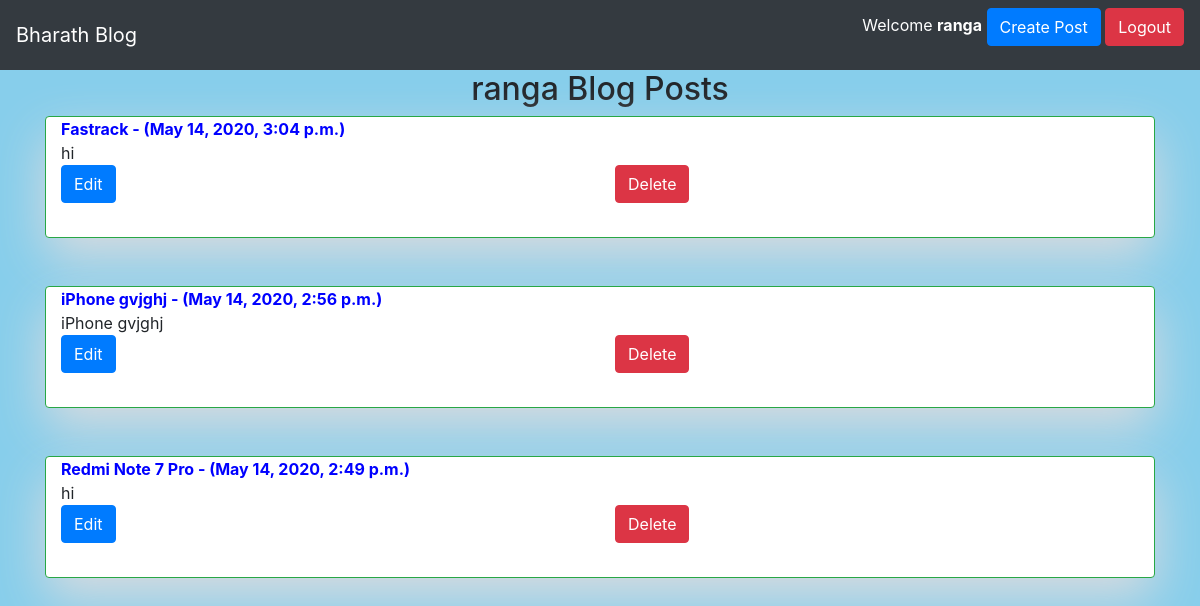
The page / (signed in) on the database as committed earlier.
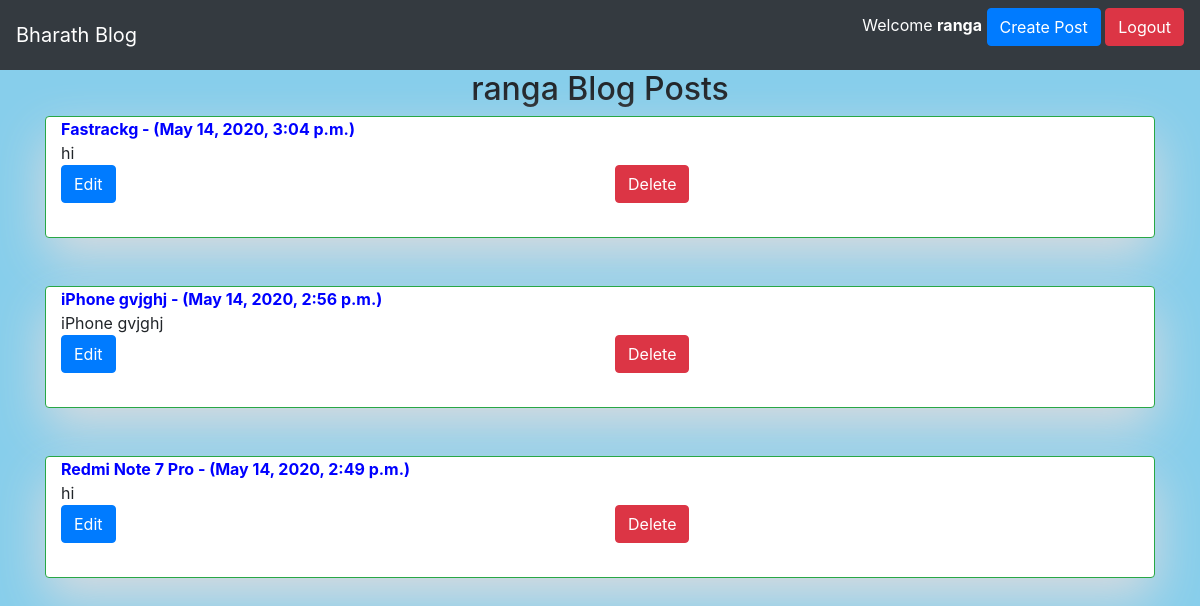
The same page on the database as committed later.
### posts/models.py (models this page shows, shortened)
class Post(models.Model):
	author = models.ForeignKey(User, on_delete=models.CASCADE, default=None)
	title = models.CharField(max_length=100)
	description = models.TextField(max_length=500)
	updated = models.DateTimeField(auto_now=True, auto_now_add=False)
	timestamp = models.DateTimeField(auto_now=False, auto_now_add=True)
	def __str__(self):
		return self.title

### posts/views.py (the view)
# urls.py: 2. Add a URL to urlpatterns:  path('', views.home, name='home')
@login_required(login_url='/not_logged_in')
def home(request):
	user = request.user
	if request.user.is_authenticated:
		posts_list = Post.objects.filter(author=user).order_by('-timestamp')
	else:
		posts_list = Post.objects.all()[::-1]
	print(posts_list)
	page = request.GET.get('page', 1)
	paginator = Paginator(posts_list, 5)
	try:
		posts = paginator.page(page)
	except PageNotAnInteger:
		posts = paginator.page(1)
	except EmptyPage:
		posts = paginator.page(paginator.num_pages)
	context = {'posts': posts, 'user':user}
	return render(request, 'home.html', context=context)

### templates/home.html (shortened to what this page needs)
{% extends 'base.html' %}
	{% block content %}
		<h2 class="text-center">{{ user }} Blog Posts</h2>
		{% if posts %}
			{% for post in posts %}
				<div class="card border-success container">
					<b style="color: blue;">{{ post.title }} - ({{ post.timestamp }})</b>
					{% if post.description|length < 360 %}
						{{ post.description }}
					{% else %}
						{{ post.description|truncatechars:360 }}
						<a href="post/{{post.id}}" class="btn btn-sm btn-info">Read More</a>
					<br>
					{% endif %}
					<div class="row">
						<div class="col-md-6">
							<a href="post/{{post.id}}/edit/" class="btn btn-primary" type="submit">Edit</a>
						</div><br><br>
						<div class="col-md-6">
							<a href="post/{{post.id}}/delete/" class="btn btn-danger" type="submit">Delete</a>
						</div>
					</div></b> <br>
				</div><br>
				<br>
			{% endfor %}
		{% else %}
				<h3>No Blog Posts. Please create one.</h3>
		{% endif %}
		<br><br>
	{% endblock %}

Rows that differ between the two databases and show on the page:
changed Post: title "Fastrack" → "Fastrackg"
